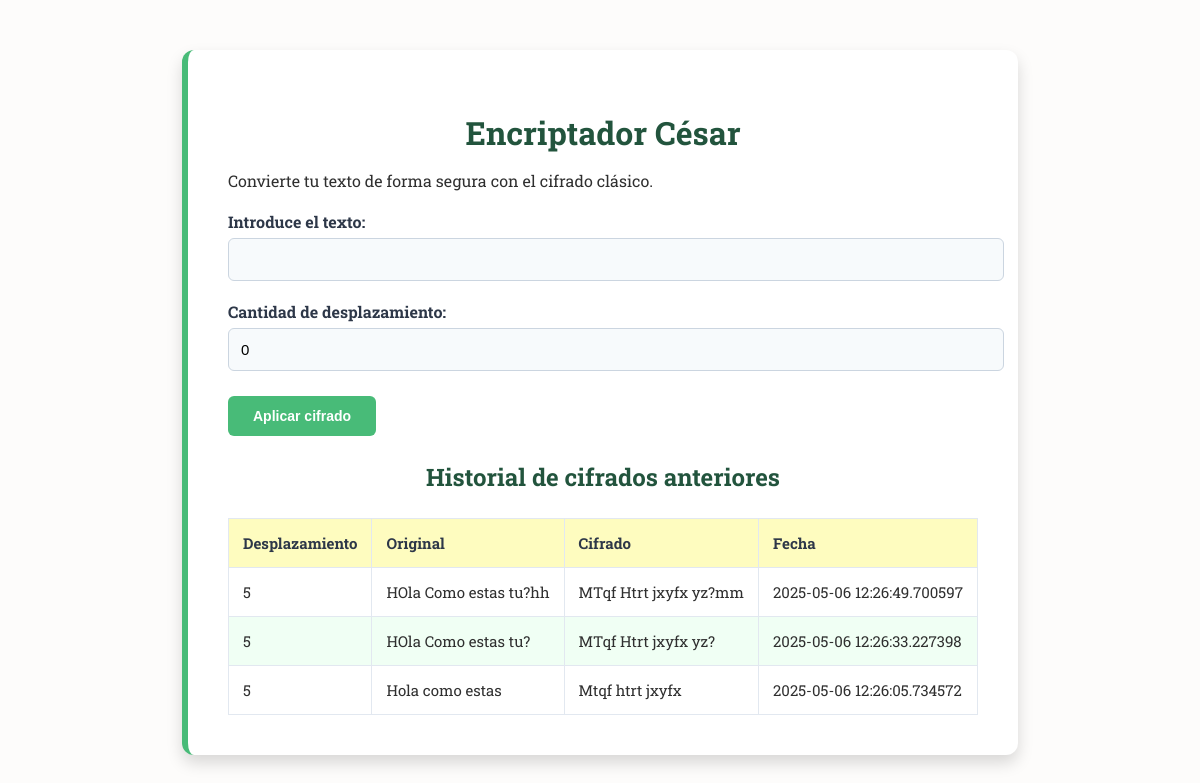
The page / on the database its author committed.
### tables this page shows
CREATE TABLE cifrados (
                id INTEGER PRIMARY KEY AUTOINCREMENT,
                desplazamiento INTEGER,
                texto_original TEXT,
                texto_cifrado TEXT,
                fecha TIMESTAMP
            );

### app.py (the view)
@app.route("/", methods=["GET", "POST"])
def inicio():
    encrypted = ""
    text = ""
    shift = 0
    if request.method == "POST":
        text = request.form.get('text', '')
        shift = int(request.form.get('shift', 0))
        encryptor = Encryptor.Encryptor(shift)
        encrypted = encryptor.encrypt(text)
        Db.save_encrypted_text(DB_PATH, shift, text, encrypted)
    historial = Db.get_historial(DB_PATH)
    return render_template("index.html", text=text, shift=shift, encrypted=encrypted, historial=historial)

### Db.py (called while the page is built)
def get_historial(DB_PATH):
    conn = sqlite3.connect(DB_PATH)
    cursor = conn.cursor()
    cursor.execute('SELECT desplazamiento, texto_original, texto_cifrado, fecha FROM cifrados ORDER BY id DESC')
    historial = cursor.fetchall()
    conn.close()
    return historial

### templates/index.html (shortened to what this page needs)
<!DOCTYPE html>
<html lang="es">
<head>
    <link rel="stylesheet" href="{{ url_for('static', filename='style.css') }}">
</head>
<body>
    <main class="container">
        <header>
            <h1> Encriptador César</h1>
            <p>Convierte tu texto de forma segura con el cifrado clásico.</p>
        </header>
        <section id="formulario-cifrado">
            <form method="POST">
                <label for="text">Introduce el texto:</label>
                <input type="text" id="text" name="text" value="{{ text }}">
                <label for="shift">Cantidad de desplazamiento:</label>
                <input type="number" id="shift" name="shift" value="{{ shift }}">
                <button type="submit"> Aplicar cifrado</button>
            </form>
        </section>
        <section id="historial">
            <h2> Historial de cifrados anteriores</h2>
            <table>
                <thead>
                    <tr>
                        <th>Desplazamiento</th>
                        <th>Original</th>
                        <th>Cifrado</th>
                        <th>Fecha</th>
                    </tr>
                </thead>
                <tbody>
                    {% for item in historial %}
                        <tr>
                            <td>{{ item[0] }}</td>
                            <td>{{ item[1] }}</td>
                            <td>{{ item[2] }}</td>
                            <td>{{ item[3] }}</td>
                        </tr>
                    {% else %}
                        <tr>
                            <td colspan="4">No hay registros aún.</td>
                        </tr>
                    {% endfor %}
                </tbody>
            </table>
        </section>
    </main>
</body>
</html>

### static/style.css (style rules this page uses)
body { font-family: 'Roboto Slab', serif; background-color: #fdfcfb; margin: 0; padding: 0; color: #2f2f2f; }
h1, h2 { color: #22543d; margin-bottom: 15px; text-align: center; }
.container { max-width: 750px; margin: 50px auto; background: #ffffff; padding: 40px; box-shadow: 0 8px 16px rgba(0, 0, 0, 0.15); border-radius: 12px; border-left: 6px solid #48bb78; }
form { margin-bottom: 25px; }
label { display: block; margin-top: 20px; font-weight: bold; color: #2d3748; }
input[type="text"], input[type="number"] { width: 100%; padding: 12px; border: 1px solid #cbd5e0; border-radius: 6px; margin-top: 6px; font-size: 15px; background-color: #f7fafc; transition: border-color 0.3s; }
button { margin-top: 25px; padding: 12px 25px; background-color: #48bb78; color: #ffffff; border: none; border-radius: 6px; cursor: pointer; font-weight: bold; font-size: 14px; transition: background-color 0.3s ease; }
table { width: 100%; border-collapse: collapse; margin-top: 25px; font-size: 15px; border: 1px solid #e2e8f0; }
table th, table td { padding: 14px; border: 1px solid #e2e8f0; text-align: left; }
table th { background-color: #fefcbf; color: #2d3748; }
table tbody tr:nth-child(even) { background-color: #f0fff4; }

### rows shown on the page
cifrados: desplazamiento "5", texto_original "HOla Como estas tu?hh", texto_cifrado "MTqf Htrt jxyfx yz?mm", fecha "2025-05-06 12:26:49.700597"
cifrados: desplazamiento "5", texto_original "HOla Como estas tu?", texto_cifrado "MTqf Htrt jxyfx yz?", fecha "2025-05-06 12:26:33.227398"
cifrados: desplazamiento "5", texto_original "Hola como estas", texto_cifrado "Mtqf htrt jxyfx", fecha "2025-05-06 12:26:05.734572"
